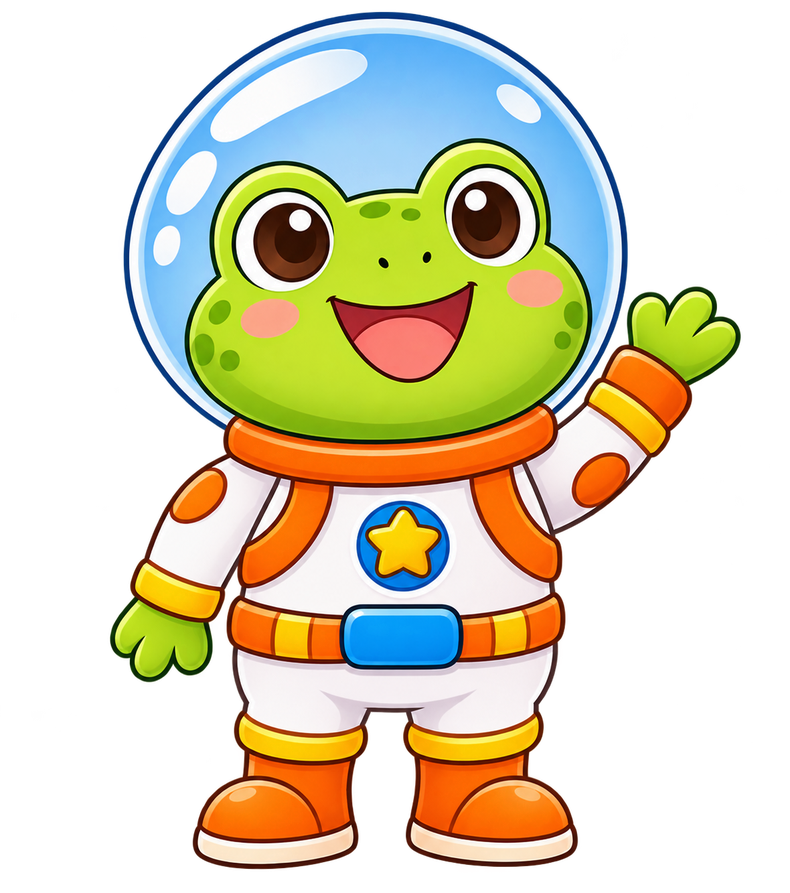
#> input picture MTG2A01_L02_S01_DEV_HANDOFF/1_SPEC/art_user_src/game frog.png, 790 x 893 px, shrunk from 1180 x 1333 before the run, given as the content of the folder art_user_src/game frog.png, which was not available
$ python key_art.py 'art_user_src/game frog.png' 'art_user_src/game rabbit.png'
#> lines starting #> are read from the running program, lines starting #| are printed output that depends on the picture
"""Key the chroma background out of the generated art (gen_objects left it opaque).
Border-connected pixels near the corner colour -> transparent. Enclosed pockets of that colour ->
transparent (characters) or a light glass tint (sp_* domes). Then autocrop.
    python key_art.py 1_SPEC/game_art_src 1_SPEC/art_keyed
"""
import sys, os, glob
from collections import deque
from PIL import Image

def key(path, out):
#> called with path = '_only/game frog.png'
    im = Image.open(path).convert("RGBA")
#> im is the input picture: PIL image 790x893 RGBA; mean R, G, B, A 90, 84.3, 59.4, 124.2
    w, h = im.size
#> w = 790; h = 893
    px = im.load()
    corners = [px[3, 3], px[w-4, 3], px[3, h-4], px[w-4, h-4]]
#> corners = [(0, 0, 0, 0), (0, 0, 0, 0), (0, 0, 0, 0), (0, 0, 0, 0)]
    bg = tuple(sorted(c[i] for c in corners)[1] for i in range(3))
#> bg = (0, 0, 0)
    def d(c): return ((c[0]-bg[0])**2 + (c[1]-bg[1])**2 + (c[2]-bg[2])**2) ** .5
    TOL, TOL_IN = 95, 70
    magenta = bg[0] > bg[1] + 80 and bg[2] > bg[1] + 40
#> magenta = False
    seen = bytearray(w*h); dq = deque()
    for x in range(w):
        for y in (0, h-1): dq.append((x, y))
    for y in range(h):
        for x in (0, w-1): dq.append((x, y))
    while dq:
        x, y = dq.popleft(); i = y*w+x
        if seen[i]: continue
        seen[i] = 1
        c0 = px[x, y]
        hue_bg = magenta and c0[0] - c0[1] > 35 and c0[2] - c0[1] > 12
        if c0[3] and d(c0) > TOL and not hue_bg: continue
        px[x, y] = (0, 0, 0, 0)
        for nx, ny in ((x+1,y),(x-1,y),(x,y+1),(x,y-1)):
            if 0 <= nx < w and 0 <= ny < h and not seen[ny*w+nx]: dq.append((nx, ny))
    glass = os.path.basename(path).startswith("sp_")
    for y in range(h):
        for x in range(w):
            c = px[x, y]
            if c[3] and d(c) <= TOL_IN:
                px[x, y] = (214, 236, 255, 70) if glass else (0, 0, 0, 0)
            elif glass and c[3] and bg[0] > bg[1] + 80 and c[0] - c[1] > 35 and c[2] - c[1] > 12:
                # magenta seen through the glass dome -> light-blue glass, keep the highlight's lightness
                L = (c[0] + c[1] + c[2]) / 3
                t = min(1, max(0, (L - 120) / 135))
                px[x, y] = (int(200 + 45*t), int(228 + 25*t), 255, int(55 + 120*t*t))
    # soften the 1px fringe left by the flood
    bb = im.getchannel("A").getbbox()
#> bb = (107, 9, 741, 873)
    im.crop(bb).save(out)
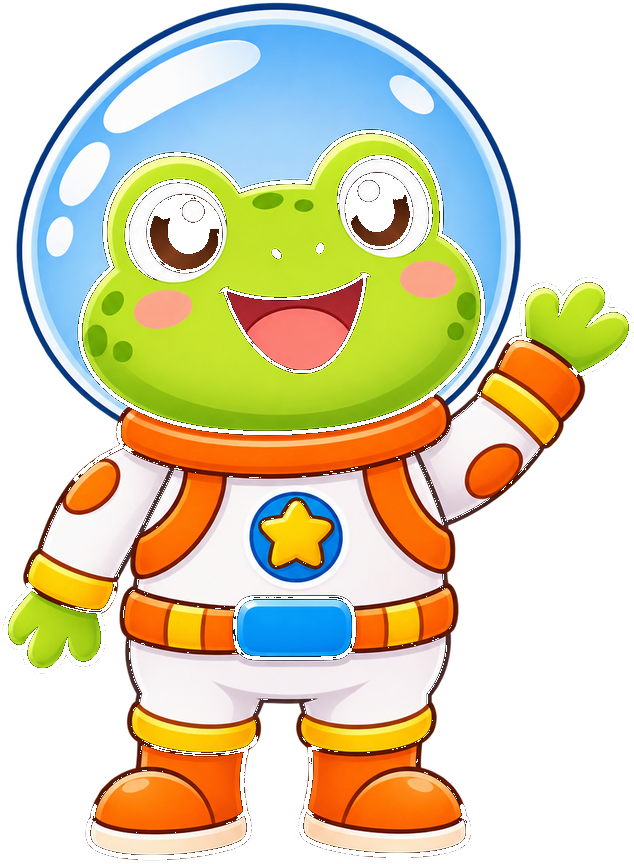
#> saved as game frog.png: PIL image 634x864 RGBA; mean R, G, B, A 114.6, 107.7, 76.2, 150.6; transparent parts drawn white
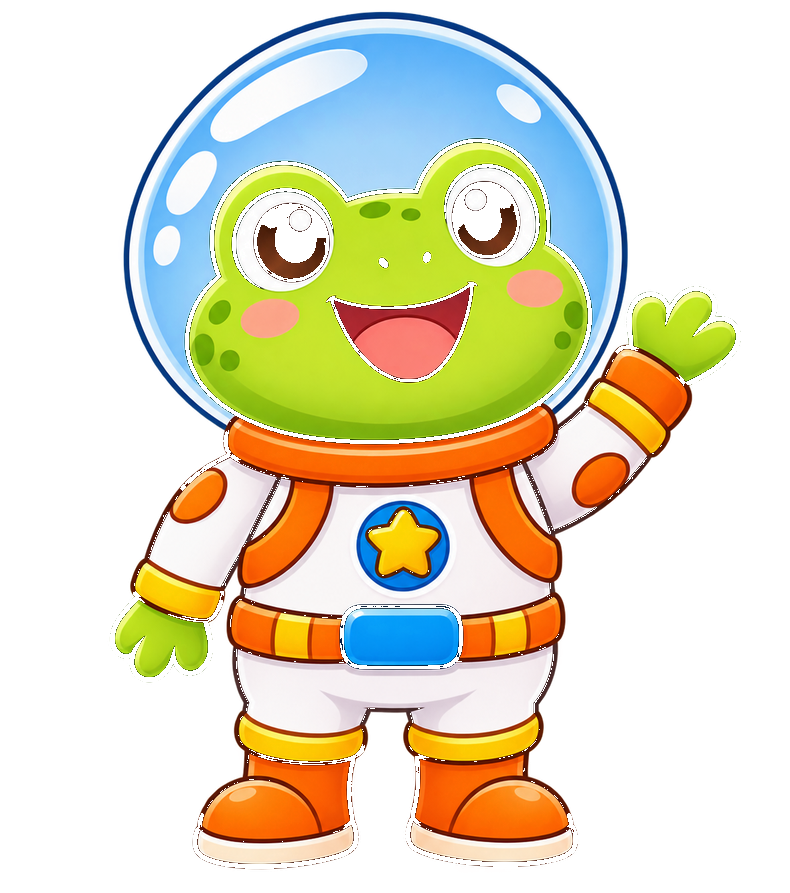
#> im: PIL image 790x893 RGBA; mean R, G, B, A 89, 83.6, 59.2, 117; transparent parts drawn white
    print(os.path.basename(path), "bg", bg, "->", im.crop(bb).size)
#| game frog.png bg (0, 0, 0) -> (634, 864)

src, dst = sys.argv[1], sys.argv[2]
for p in sorted(glob.glob(os.path.join(src, "*.png"))):
    key(p, os.path.join(dst, os.path.basename(p)))

$ run again, on MTG2A01_L02_S01_DEV_HANDOFF/1_SPEC/art_user_src/pond.png
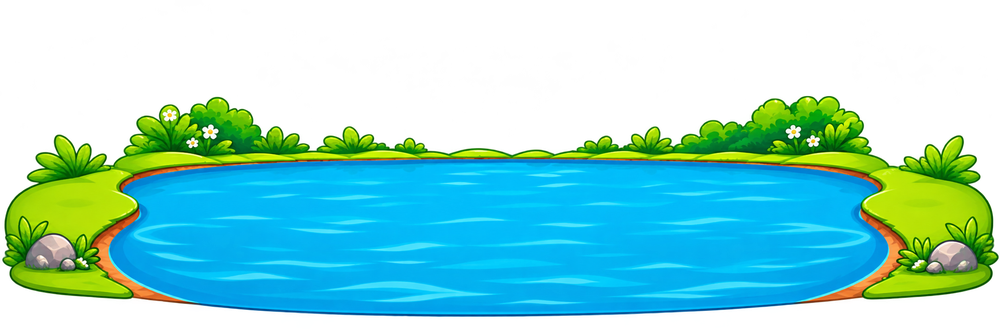
#> input picture MTG2A01_L02_S01_DEV_HANDOFF/1_SPEC/art_user_src/pond.png, 1000 x 333 px, shrunk from 2172 x 724 before the run, given as the content of the folder art_user_src/pond.png, which was not available
#> in key, im is the input picture: PIL image 1000x333 RGBA; mean R, G, B, A 23.2, 93, 83.9, 126.6
#> corners = [(0, 0, 0, 0), (0, 0, 0, 0), (0, 0, 0, 0), (0, 0, 0, 0)]
#> bg = (0, 0, 0)
#> magenta = False
#> bb = (0, 93, 1000, 333)
#> in key, `im.crop(bb).save(out)`:
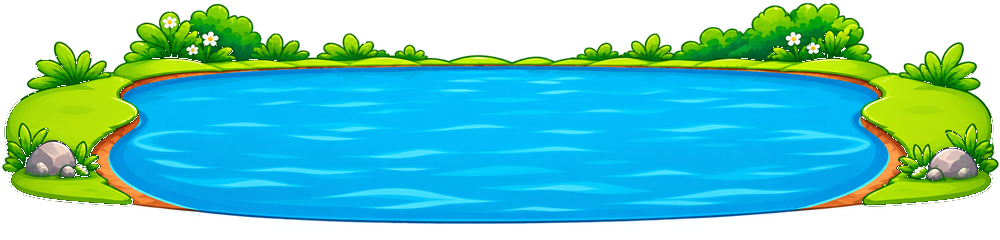
#> saved as pond.png: PIL image 1000x240 RGBA; mean R, G, B, A 32.2, 128.6, 116.4, 174.5; transparent parts drawn white
#| pond.png bg (0, 0, 0) -> (1000, 240)
